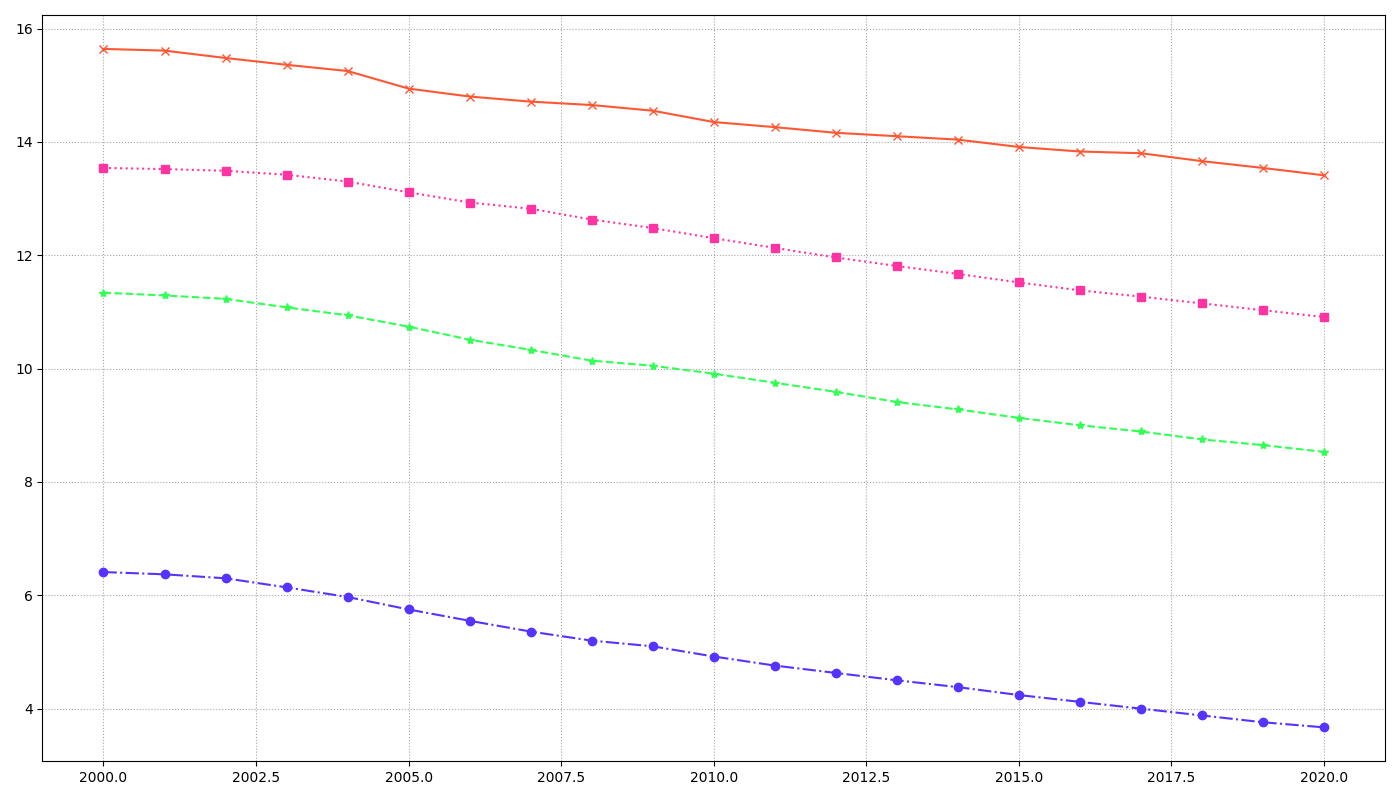

The Python source for this figure:
import matplotlib.pyplot as plt
import numpy as np

years = np.arange(2000, 2021)

march_extent = [15.64, 15.61, 15.48, 15.36, 15.25, 14.94, 14.80, 14.71, 14.65, 14.55, 14.35, 14.26, 14.16, 14.10, 14.04, 13.91, 13.83, 13.80, 13.66, 13.54, 13.41]
june_extent = [11.34, 11.29, 11.23, 11.08, 10.94, 10.74, 10.51, 10.33, 10.14, 10.05, 9.91, 9.75, 9.59, 9.41, 9.28, 9.13, 9.00, 8.89, 8.75, 8.65, 8.53]
september_extent = [6.41, 6.37, 6.30, 6.14, 5.97, 5.75, 5.55, 5.36, 5.20, 5.10, 4.92, 4.76, 4.63, 4.50, 4.38, 4.24, 4.12, 4.00, 3.88, 3.76, 3.67]
december_extent = [13.54, 13.52, 13.49, 13.42, 13.30, 13.11, 12.93, 12.82, 12.63, 12.48, 12.30, 12.13, 11.96, 11.81, 11.67, 11.52, 11.38, 11.27, 11.15, 11.03, 10.91]

fig, ax = plt.subplots(figsize=(14, 8))

new_colors = ['#ff5733', '#33ff57', '#5733ff', '#ff33a1']
extents = [march_extent, june_extent, september_extent, december_extent]
markers = ['x', '*', 'o', 's'] 
linestyles = ['-', '--', '-.', ':'] 

for extent, color, marker, linestyle in zip(extents, new_colors, markers, linestyles):
    ax.plot(years, extent, color=color, marker=marker, linestyle=linestyle, linewidth=1.5)

ax.grid(True, linestyle=':', which='major', color='grey', alpha=0.7)

plt.tight_layout()

plt.show()
